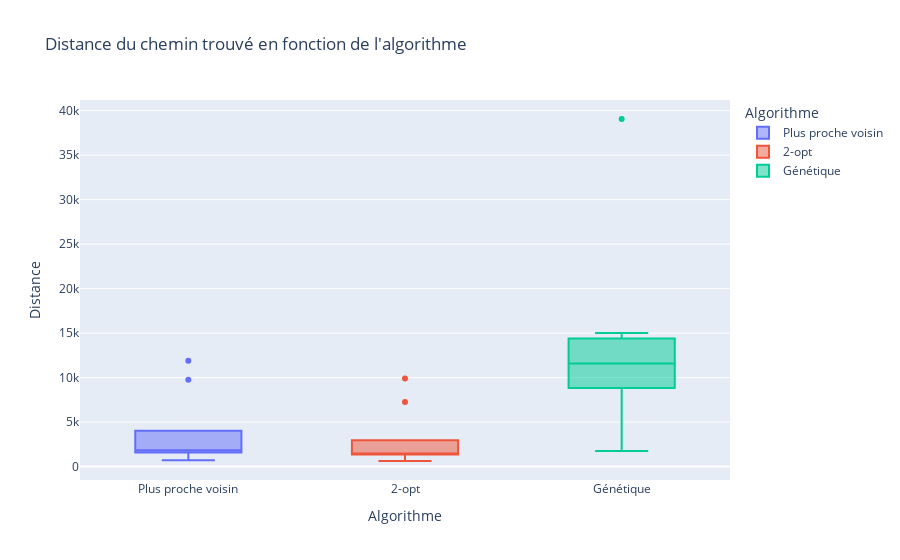
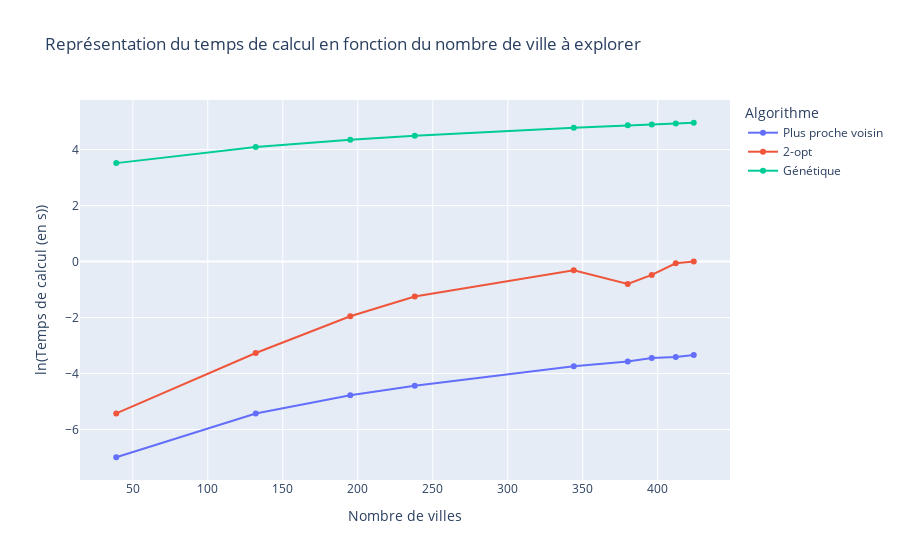

Here is the notebook cell these charts were saved with, in order:
### Code cell
# Création des visuels d'analyse des algorithmes
representation_resultats('../resultats/csv/test_global_algos.csv').show()
representation_temps_calcul('../resultats/csv/test_global_algos.csv').show()

### Figure 1 — Plotly figure (JSON) as saved in the notebook; plotly's stock layout.template omitted (floating-point values rounded to 4 significant figures)
{"data": [{"alignmentgroup": "True", "hovertemplate": "Algorithme=%{x}<br>Distance=%{y}<extra></extra>", "legendgroup": "Plus proche voisin", "marker": {"color": "#636efa"}, "name": "Plus proche voisin", "notched": false, "offsetgroup": "Plus proche voisin", "orientation": "v", "showlegend": true, "type": "box", "x": ["Plus proche voisin", "Plus proche voisin", "Plus proche voisin", "Plus proche voisin", "Plus proche voisin", "Plus proche voisin", "Plus proche voisin", "Plus proche voisin", "Plus proche voisin"], "x0": " ", "xaxis": "x", "y": [9749.0, 709.5, 11890.0, 1327.0, 2135.0, 1663.0, 1689.0, 1838.0, 1910.0], "y0": " ", "yaxis": "y"}, {"alignmentgroup": "True", "hovertemplate": "Algorithme=%{x}<br>Distance=%{y}<extra></extra>", "legendgroup": "2-opt", "marker": {"color": "#EF553B"}, "name": "2-opt", "notched": false, "offsetgroup": "2-opt", "orientation": "v", "showlegend": true, "type": "box", "x": ["2-opt", "2-opt", "2-opt", "2-opt", "2-opt", "2-opt", "2-opt", "2-opt", "2-opt"], "x0": " ", "xaxis": "x", "y": [7245.0, 626.2, 9889.0, 1152.0, 1449.0, 1442.0, 1420.0, 1515.0, 1523.0], "y0": " ", "yaxis": "y"}, {"alignmentgroup": "True", "hovertemplate": "Algorithme=%{x}<br>Distance=%{y}<extra></extra>", "legendgroup": "Génétique", "marker": {"color": "#00cc96"}, "name": "Génétique", "notched": false, "offsetgroup": "Génétique", "orientation": "v", "showlegend": true, "type": "box", "x": ["Génétique", "Génétique", "Génétique", "Génétique", "Génétique", "Génétique", "Génétique", "Génétique", "Génétique"], "x0": " ", "xaxis": "x", "y": [10020.0, 1737.0, 39060.0, 5268.0, 14200.0, 15000.0, 10680.0, 11580.0, 11950.0], "y0": " ", "yaxis": "y"}], "layout": {"boxmode": "overlay", "legend": {"title": {"text": "Algorithme"}, "tracegroupgap": 0}, "title": {"text": "Distance du chemin trouvé en fonction de l'algorithme"}, "xaxis": {"anchor": "y", "categoryarray": ["Plus proche voisin", "2-opt", "Génétique"], "categoryorder": "array", "domain": [0, 1], "title": {"text": "Algorithme"}}, "yaxis": {"anchor": "x", "domain": [0, 1], "title": {"text": "Distance"}}}}

### Figure 2 — Plotly figure (JSON) as saved in the notebook; plotly's stock layout.template omitted (floating-point values rounded to 4 significant figures)
{"data": [{"hovertemplate": "Algorithme=Plus proche voisin<br>Nombre de villes=%{x}<br>ln(Temps de calcul (en s))=%{y}<extra></extra>", "legendgroup": "Plus proche voisin", "line": {"color": "#636efa", "dash": "solid"}, "marker": {"symbol": "circle"}, "mode": "markers+lines", "name": "Plus proche voisin", "orientation": "v", "showlegend": true, "type": "scatter", "x": [39, 132, 195, 238, 344, 380, 396, 412, 424], "xaxis": "x", "y": [-6.993, -5.428, -4.782, -4.44, -3.745, -3.57, -3.451, -3.408, -3.338], "yaxis": "y"}, {"hovertemplate": "Algorithme=2-opt<br>Nombre de villes=%{x}<br>ln(Temps de calcul (en s))=%{y}<extra></extra>", "legendgroup": "2-opt", "line": {"color": "#EF553B", "dash": "solid"}, "marker": {"symbol": "circle"}, "mode": "markers+lines", "name": "2-opt", "orientation": "v", "showlegend": true, "type": "scatter", "x": [39, 132, 195, 238, 344, 380, 396, 412, 424], "xaxis": "x", "y": [-5.428, -3.268, -1.955, -1.247, -0.3152, -0.803, -0.4777, -0.06386, -0.003665], "yaxis": "y"}, {"hovertemplate": "Algorithme=Génétique<br>Nombre de villes=%{x}<br>ln(Temps de calcul (en s))=%{y}<extra></extra>", "legendgroup": "Génétique", "line": {"color": "#00cc96", "dash": "solid"}, "marker": {"symbol": "circle"}, "mode": "markers+lines", "name": "Génétique", "orientation": "v", "showlegend": true, "type": "scatter", "x": [39, 132, 195, 238, 344, 380, 396, 412, 424], "xaxis": "x", "y": [3.516, 4.095, 4.351, 4.494, 4.783, 4.869, 4.898, 4.933, 4.958], "yaxis": "y"}], "layout": {"legend": {"title": {"text": "Algorithme"}, "tracegroupgap": 0}, "title": {"text": "Représentation du temps de calcul en fonction du nombre de ville à explorer"}, "xaxis": {"anchor": "y", "domain": [0, 1], "title": {"text": "Nombre de villes"}}, "yaxis": {"anchor": "x", "domain": [0, 1], "title": {"text": "ln(Temps de calcul (en s))"}}}}
